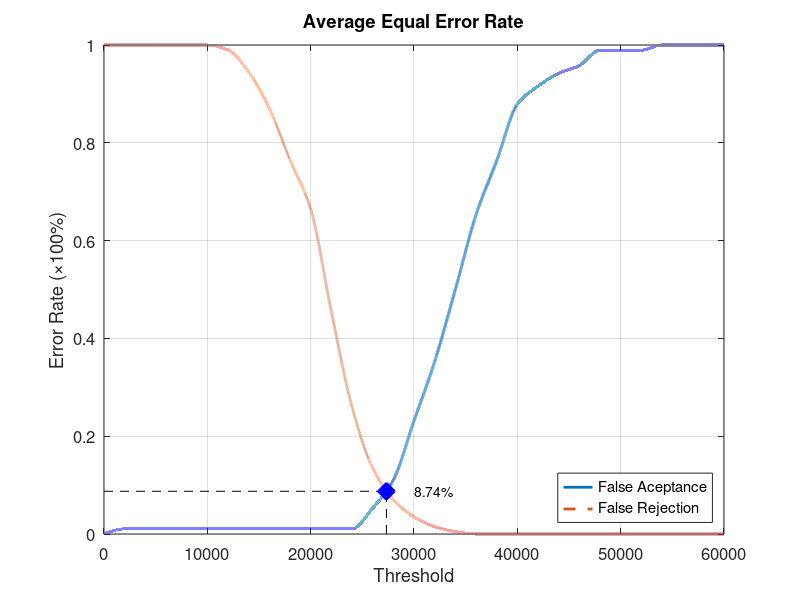
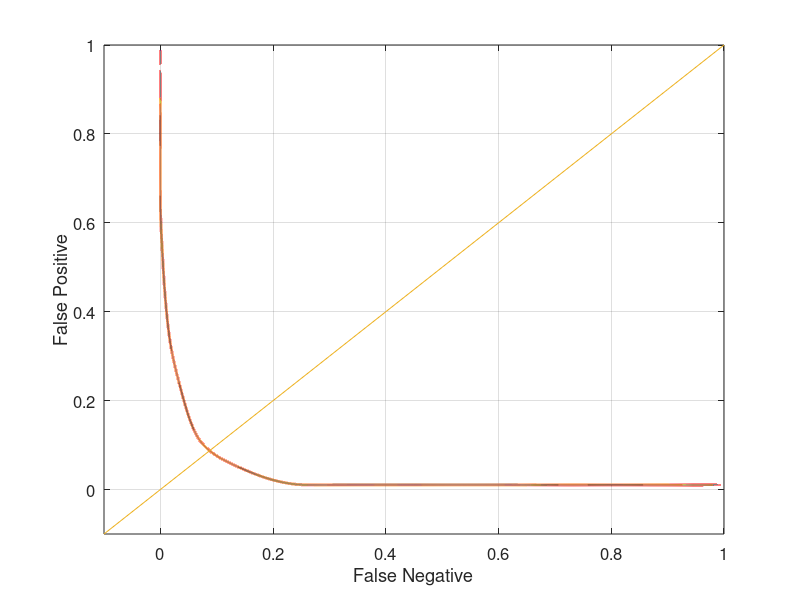

Write the MATLAB code that produced these figures, in order.
function yEER = Database4_1
close all;
clear;
clc;
x = 0:2000:60000;
xq = 0:0.5:60000;

y0 = [0 0.0105263 0.0105263 0.0105263 0.0105263 0.0105263 0.0105263 0.0105263 0.0105263 0.0105263 0.0105263 0.0105263 0.0105263 0.0526316 0.110526 0.231579 0.352632 0.5 0.652632 0.763158 0.878947 0.915789 0.942105 0.957895 0.989474 0.989474 0.989474 1 1 1 1];
yy0 = interp1(x, y0, xq, 'pchip');
y1 = [1 1 1 1 1 1 0.99 0.945 0.87 0.765 0.665 0.455 0.26 0.135 0.07 0.035 0.015 0.005 0 0 0 0 0 0 0 0 0 0 0 0 0];
yy1 = interp1(x, y1, xq, 'pchip');

% Calculating EER: 
y2 = abs(y0 - y1);
find(y2 == min(y2))
yy2 = abs(yy0 - yy1);
xEER = find(yy2 == min(yy2));
xEERIndex = xq(xEER) % X-axis EER
yEER = yy0(xEER) % Y-axis EER

main = figure
plot(xq, yy0,'-','LineWidth', 2);	hold on
plot(xq, yy1,'--','LineWidth', 2);	hold on
plot([xEERIndex xEERIndex], [0 yEER], 'k--');	hold on
plot([0 xEERIndex], [yEER yEER], 'k--');	hold on
plot(xEERIndex, yEER, 'bx', 'LineWidth', 10);	hold on
text(xEERIndex + 10 * xEERIndex / 100, yEER, [num2str(round((10000 * yEER)) / 100) '%'])
legend('False Aceptance', 'False Rejection', 'Location', 'SouthEast')
xlabel('Threshold')
ylabel('Error Rate (\times100%)')
title('Average Equal Error Rate')
set(gca, 'FontSize', 12)
axis([0 60000 0 1])
grid on

print(main, 'Database4_1Main', '-dpng');
FNRxFPR = figure('Color', [1 1 1]);
plot(yy1, yy0, '-', yy1, yy0, 'LineWidth', 2);
hold on
y = -0.1:0.1:1
plot(y, y); 
set(gca, 'FontSize', 12)
xlabel('False Negative')
ylabel('False Positive')
axis([-0.1 1 -0.1 1])
set(gca, 'FontSize', 12)
grid on

print(FNRxFPR, 'Database4_1FNRxFPR','-dpng');
end
